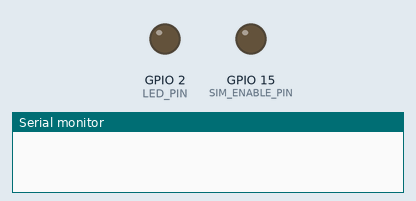
Recording of a program running on a simulated ESP32. Shown: output pins drawn as LEDs (lit = HIGH), the last lines printed to the serial monitor. The modem accepts every AT command (registered, SIM ready, sends succeed) and sends nothing else.

Above: at 0.0 s.
At 3.1 s:
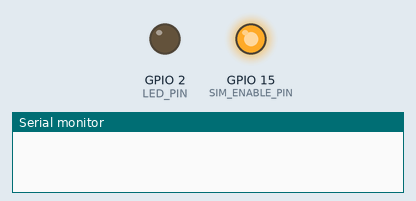
At 5.1 s:
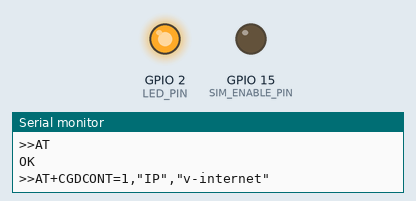
Timing chart, 0 to 6.6 s (numbered marks = the images above):
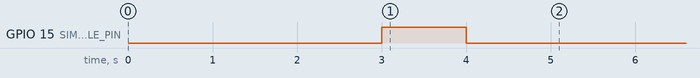

The program:

main.cpp
```cpp
#include <HardwareSerial.h>

#define BAUDRATE        115200

#define LED_PIN         2
#define SIM_ENABLE_PIN  15
#define SIM_TX_PIN      17
#define SIM_RX_PIN      16


// HardwareSerial SerialAT(1); // UART1
HardwareSerial SerialAT(2); // UART2

void enableModuleSIM();
void setPinLED();
void turnOnLED();
void sendATCommand(String command, int wait = 1000);

void setup() {
    Serial.begin(BAUDRATE);
    setPinLED();
    SerialAT.begin(BAUDRATE, SERIAL_8N1, SIM_RX_PIN, SIM_TX_PIN); // Rx, Tx của ESP32
    delay(3000);

    enableModuleSIM();

    Serial.println("Send AT command to module A7682S...");
    //SerialAT.println("AT"); // Gửi lệnh kiểm tra
    sendATCommand("AT");
    // sendATCommand("AT+CGDCONT=1,\"IP\",\"internet\"");          //configuration APN
    sendATCommand("AT+CGDCONT=1,\"IP\",\"v-internet\"");        //configuration APN
    delay(500);
    sendATCommand("AT+CGACT=1,1");                              //activate PDP context
    delay(500);
    sendATCommand("AT+CGPADDR=1");                              //check IP

    sendATCommand("AT+CMQTTSTART");                             //initialize MQTT
    sendATCommand("AT+CMQTTACCQ=0,\"mqttx_1a834cef\"");         //create client
    sendATCommand("AT+CMQTTCONNECT=0,\"tcp://broker.emqx.io:1883\",60,1");      //connect MQTT broker

    //send data
    sendATCommand("AT+CMQTTTOPIC=0,18"); // 18 là độ dài topic
    delay(100);
    SerialAT.print("emqx/esp32-test");

    sendATCommand("AT+CMQTTPAYLOAD=0,17"); // 17 là độ dài payload
    delay(100);
    SerialAT.print("hello from ESP32");

    sendATCommand("AT+CMQTTPUBLISH=0,1,60");


    // sendATCommand("AT+SMCONF=\"URL\",\"broker.emqx.io\",1883"); //MQTT address and MQTT  port
    // sendATCommand("AT+SMCONF=\"KEEPTIME\",60");                 //connecting time
    // sendATCommand("AT+SMCONF=\"CLEANSS\",1");                   //clean session
    // sendATCommand("AT+SMCONF=\"mqttx_1a834cef\",\"esp_mqtt_nhi\"");     //ID Client MQTT
    // sendATCommand("AT+SMCONN");                                 //send command to connect MQTT


    // sendATCommand("AT+SMCONF=\"URL\",\"broker.emqx.io\",1883");     //MQTT address and MQTT  port
    // sendATCommand("AT+SMCONF=\"KEEPTIME\",60");                     //connecting time
    // sendATCommand("AT+SMCONF=\"CLEANSS\",1");                       //clean session
    // sendATCommand("AT+SMCONF=\"CLIENTID\",\"mqttx_1a834cef\"");     //ID Client MQTT
    // sendATCommand("AT+SMCONF=\"USERNAME\",\"\"");                   // Nếu không cần xác thực
    // sendATCommand("AT+SMCONF=\"PASSWORD\",\"\"");                   // Nếu không cần xác thực
    // sendATCommand("AT+SMCONN");

    // sendATCommand("AT+SMPUB=\"emqx/esp32-test\",17,1,0");
    // delay(100);
    // SerialAT.print("hello from ESP32");


    // delay(1000);
    // sendATCommand("AT+SMPUB=\"emqx/esp32-test\",17,1,0");
    // delay(100);
    // SerialAT.print("hello from ESP32");
}

void loop() {
    // while (SerialAT.available()) {
    //     Serial.write(SerialAT.read()); // In phản hồi từ module
    //     // char c = SerialAT.read();
    //     // Serial.print(c);
    //     turnOnLED();
    // }
}

void enableModuleSIM() {
    pinMode(SIM_ENABLE_PIN, OUTPUT);
    digitalWrite(SIM_ENABLE_PIN, HIGH);
    delay(1000);
    digitalWrite(SIM_ENABLE_PIN, LOW);
}

void setPinLED() {
    pinMode(LED_PIN, OUTPUT);
}

void turnOnLED() {
    digitalWrite(LED_PIN, HIGH);
}

void sendATCommand(String command, int wait) {
    Serial.println(">>" + command);
    SerialAT.println(command);
    delay(wait);
    while (SerialAT.available()) {
        turnOnLED();
        Serial.write(SerialAT.read());
    }
}
```
